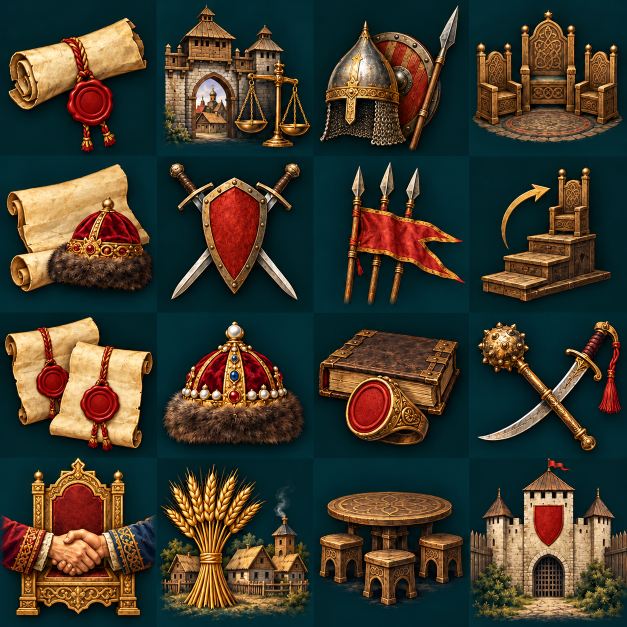
#> input picture gfx/interface/rip_government/source/atlas.png, 1254 x 1254 px (shown at 1/2 size)
$ python build_ruthenian_government_ui.py
#> lines starting #> are read from the running program, lines starting #| are printed output that depends on the picture
### tools/build_kru_rada.py
"""Build the Rada of Three Estates of the Kyivan Confederation: six reforms, the pair logic and the States General sides.

The Rada is the vanilla FACTION mechanic (common/factions/RIP_kru_factions.txt: knyazi, boyary, starshyna) plus, with Res Publica or Winds
of Change, the native States General bar. The author's rule for that bar, 18 October 2026:

    the faction that is SECOND by influence stands on the LEFT of the bar, the DOMINANT faction on the RIGHT.

The bar's two ends are fixed by the reform that is held: the first block of `states_general_mechanic` is the left end, the second the
right end, whatever they are called (the UZH Palanok bar works that way, observed in the game). A bar whose ends follow the factions
therefore needs one reform for every ordered pair (second, dominant): 3 x 2 = 6. The three older reform ids are kept, so a save keeps
loading, and three are added. All six are one government under one name, "Rada of Three Estates": the script swaps between them as the
pair changes, exactly as the three-id version did.

    reform id                                                     left (second)   right (dominant)
    ruthenian_factional_empire_reform                             boyary          knyazi        (the id of a new Confederation)
    ruthenian_factional_empire_princes_hetmans_reform             knyazi          starshyna
    ruthenian_factional_empire_boyars_hetmans_reform              boyary          starshyna
    ruthenian_factional_empire_princes_boyars_reform              knyazi          boyary
    ruthenian_factional_empire_hetmans_princes_reform             starshyna       knyazi
    ruthenian_factional_empire_hetmans_boyars_reform              starshyna       boyary

What this writes (all of it generated, compare with --check):
  common/government_reforms/RIP_KRU_rada_reforms.txt        the six reforms
  common/scripted_triggers/kru_rada_triggers.txt            the holder test, "A is ahead of B" ladders, the six pair tests, the leader's grip
  common/scripted_effects/kru_rada_effects.txt              the rank, reform swap and bar effects
  interface/rip_kru_rada.gfx                                the three side sprites (GFX_kru_rada_<faction>, two frames: out of power / in power)
  gfx/interface/rip_government/kru_rada_<faction>.dds       their textures, made from the faction emblems
  localisation/replace/zzzz_rip_kru_rada_l_<language>.yml   side names, descriptions and tooltips (English text in all four languages)

How a bar position is chosen (kru_rada_bar_effect): the bar is centred and then moved to the right by the leader's grip: influence 50 gives a
quarter, 55 a half, 60 three quarters, less than 50 nothing - the Rada is contested and nobody holds the floor. Side modifiers apply to the
side that is in power, so the leader's bloc gets its floor modifiers from 50 influence and the runner-up's bloc gets none until it overtakes.
The vanilla faction mechanic still gives the faction in power its own modifier, and the runner-up keeps its junior voice from 38 influence.

Comparing two factions' influence has no trigger of its own. "A is ahead of B" is the ladder  OR over N = 2, 4 .. 100 of
(influence of A >= N and not influence of B >= N)  - the two-point steps make a gap of one point a tie, and a tie keeps the runner-up the
Rada already had (flag kru_rada_second_<faction>), or else the order knyazi, boyary, starshyna, so the pair does not flap.
"""
from pathlib import Path
import argparse
import struct
import sys

ROOT = Path(__file__).resolve().parents[1]
LANGUAGES = ('english', 'french', 'german', 'spanish')

try:
    from PIL import Image, ImageFilter
    import numpy as np
    _art_deps_err = None
except ModuleNotFoundError as _err:
    Image = None
    ImageFilter = None
    np = None
    _art_deps_err = _err

# key, faction id, name, word in reform ids, floor modifiers (what the bloc gives while it holds the floor), what the bloc stands for
FACTIONS = (
    ('knyazi', 'kru_knyazi', 'Knyazi', 'princes',
     (('legitimacy', 0.5), ('diplomatic_reputation', 0.5), ('vassal_forcelimit_bonus', 0.05)),
     'dynastic standing, diplomacy and the service of dependent princes'),
    ('boyary', 'kru_boyary', 'Boyary', 'boyars',
     (('global_tax_modifier', 0.05), ('stability_cost_modifier', -0.05), ('advisor_cost', -0.05)),
     'office, landed rights and the treasury'),
    ('starshyna', 'kru_starshyna', 'Starshyna', 'hetmans',
     (('discipline', 0.01), ('land_morale', 0.05), ('manpower_recovery_speed', 0.1)),
     'regimental appointments, the register and the rights of the host'),
)
KEYS = [f[0] for f in FACTIONS]
BY_KEY = {f[0]: f for f in FACTIONS}
LEGACY_DEFAULT = ('boyary', 'knyazi')       # (second, leader) of the id that a new Confederation starts with


def reform_id(second, lead):
    if (second, lead) == LEGACY_DEFAULT:
        return 'ruthenian_factional_empire_reform'
    return f'ruthenian_factional_empire_{BY_KEY[second][3]}_{BY_KEY[lead][3]}_reform'


PAIRS = [(second, lead) for lead in KEYS for second in KEYS if second != lead]
REFORM_IDS = [reform_id(second, lead) for second, lead in PAIRS]
THIRD = {(second, lead): next(k for k in KEYS if k not in (second, lead)) for second, lead in PAIRS}
STEPS = range(2, 101, 2)
GRIP = ((60, 0.75), (55, 0.5), (50, 0.25))      # leader's influence -> how far the bar moves to the right


def fmt(value):
    return repr(float(value)).rstrip('0').rstrip('.') if float(value) != int(value) else str(int(value))


# ------------------------------------------------------------------------------------------------ reforms --------------------

# [219 lines left out: functions side_block, reform_text, reforms_file, triggers_file, effects_file, sprite_strip, not called in this run]


SIDE_TEXT = {
    'knyazi': ('The princely houses hold the floor of the Rada. Their agenda - {stands} - prevails while they lead it with at least 50 influence.'),
    'boyary': ('The boyar houses hold the floor of the Rada. Their agenda - {stands} - prevails while they lead it with at least 50 influence.'),
    'starshyna': ('The Cossack officers hold the floor of the Rada. Their agenda - {stands} - prevails while they lead it with at least 50 influence.'),
}


# Vanilla keys the Rada has to correct, English only (the vanilla French, German and Spanish texts stay; the mod's own English fallback must not
# overwrite a translation of a vanilla key). Both were seen in EU4 1.37.5 on 2026-10-20:
#  - STATISTS_DRO ends the tooltip of the LEFT end of every States General bar, because the engine calls that end "statists":
#    "When $NAME$ are in power we will get new rulers elected every 4 years, but no ruler can hold more than 1 term at a time." On the Rada's left
#    end - the faction that is second by influence - that is false, so it says what the bar does instead. The Dutch republic's own tooltip loses
#    the sentence about elections, which the reform's own text still gives.
#  - REFORM_DESELECTED_* is the window "Government Reform abolished ... no longer being viable" that the engine shows to the player every time the
#    Rada swaps one of its six reforms for another (add_government_reform replaces the reform of the same tier). The Rada has not been abolished, a
#    reform of the same name takes its place, so the window says that the reform ended and where the new one is.
VANILLA_OVERRIDES = (
    ('STATISTS_DRO', 1, '$NAME$ hold the left of the bar. The modifiers above apply while the bar rests on their side.'),
    ('REFORM_DESELECTED_TITLE', 0, 'Government Reform ended'),
    ('REFORM_DESELECTED_DESC', 2, 'Changes in your Country have ended the Reform $REFORM|Y$: it is no longer in force. If another reform now stands in its place, it is shown in the Government window.'),
)


# [92 lines left out: functions localisation, gfx_text, text_outputs, write_bytes, main, not called in this run]


# [2 lines that do not run on import are left out]

### tools/build_ruthenian_government_ui.py
"""Build government sprites, native power widgets and owned localisation.

Raster artwork: checked-in imagegen sources; cropping/resizing is asset packaging.
English fallback strings in non-English languages are intentional, not translations.
"""
from pathlib import Path
import argparse
import sys
import re
from collections import deque
from PIL import Image, ImageDraw

ROOT = Path(__file__).resolve().parents[1]
sys.path.insert(0, str(Path(__file__).resolve().parent))
from build_kru_rada import REFORM_IDS  # noqa: E402
CHECK = argparse.ArgumentParser()
CHECK.add_argument('--check', action='store_true')
ARGS = CHECK.parse_args()

def emit(path, data, bom=False):
    path = ROOT / path
    payload = (('\ufeff' if bom else '') + data).encode('utf-8')
    if ARGS.check:
        assert path.read_bytes() == payload, f'Stale: {path}'
    else:
        path.parent.mkdir(parents=True, exist_ok=True)
        path.write_bytes(payload)

NAMES = ['siversk_charter','siversk_towns','siversk_retinue','kyiv_snem',
         'kyiv_udil','kyiv_druzhyna','kyiv_levy','kyiv_rota',
         'kyiv_grants','knyazi','boyary','starshyna',
         'concord','gathering','prosperity','rada','siversk_principality']

ICONS = [
    ('concord', 0, 3), ('gathering', 1, 3), ('prosperity', 1, 3),
    ('kyiv_levy', 2, 1), ('kyiv_rota', 3, 1), ('kyiv_grants', 0, 2),
    ('knyazi', 1, 2), ('boyary', 2, 2), ('starshyna', 3, 2),
    ('siversk_charter', 0, 0), ('siversk_towns', 0, 0),
    ('siversk_retinue', 0, 0), ('kyiv_snem', 0, 0),
    ('kyiv_udil', 0, 0), ('kyiv_druzhyna', 0, 0),
]
ART = {'siversk_charter': 'charter', 'siversk_towns': 'towns',
       'siversk_retinue': 'druzhyna', 'kyiv_snem': 'snem',
       'kyiv_udil': 'charter', 'kyiv_druzhyna': 'druzhyna',
       'kyiv_levy': 'druzhyna', 'kyiv_rota': 'snem',
       'kyiv_grants': 'charter', 'concord': 'concord', 'prosperity': 'prosperity'}
atlas = Image.open(ROOT/'gfx/interface/rip_government/source/atlas.png').convert('RGBA')
ROWS = (0, .25, .5, .732, 1)
sprites = []
preview = Image.new('RGB', (640, 180), '#16292b')
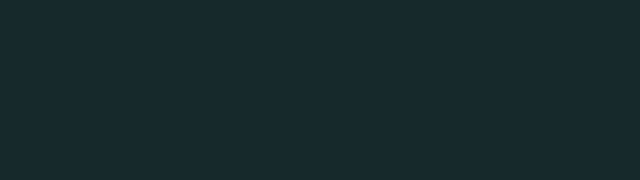
#> preview: PIL image 640x180 RGB; mean R, G, B 22, 41, 43
draw = ImageDraw.Draw(preview)
def remove_atlas_background(image):
    pixels = image.load()
    width, height = image.size
    background = pixels[0, 0][:3]
    visited = bytearray(width * height)
    pending = deque()

    def enqueue(x, y):
        index = y * width + x
        if not visited[index]:
            visited[index] = 1
            pending.append(index)

    for x in range(width):
        enqueue(x, 0)
        enqueue(x, height - 1)
    for y in range(1, height - 1):
        enqueue(0, y)
        enqueue(width - 1, y)

    while pending:
        index = pending.popleft()
        x, y = index % width, index // width
        red, green, blue, alpha = pixels[x, y]
        if max(abs(red - background[0]), abs(green - background[1]),
               abs(blue - background[2])) > 24:
            continue
        pixels[x, y] = (red, green, blue, 0)
        if x:
            enqueue(x - 1, y)
        if x + 1 < width:
            enqueue(x + 1, y)
        if y:
            enqueue(x, y - 1)
        if y + 1 < height:
            enqueue(x, y + 1)
    return image

for i, (name, x, y) in enumerate(ICONS):
    tile = atlas.crop((round(x*atlas.width/4), round(ROWS[y]*atlas.height),
                       round((x+1)*atlas.width/4), round(ROWS[y+1]*atlas.height)))
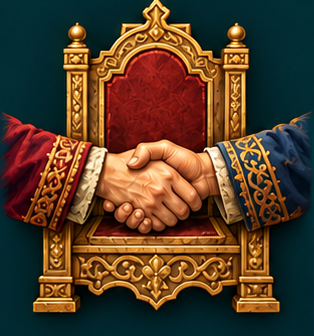
#> tile: PIL image 314x336 RGBA; mean R, G, B, A 84.8, 62.5, 40.9, 255
    if name in ART:
        tile = Image.open(ROOT/f'gfx/interface/rip_government/source/{ART[name]}.png').convert('RGBA')
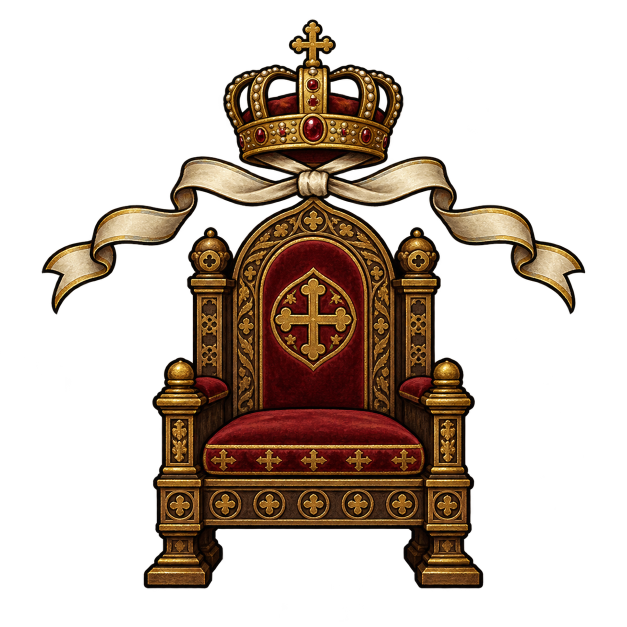
#> input picture gfx/interface/rip_government/source/concord.png, 1254 x 1254 px (shown at 1/2 size)
#> tile is the input picture: PIL image 1254x1254 RGBA; mean R, G, B, A 33.8, 21, 10.9, 83.7
    else:
        tile = remove_atlas_background(tile)
    icon = tile.resize((72,72), Image.Resampling.LANCZOS)
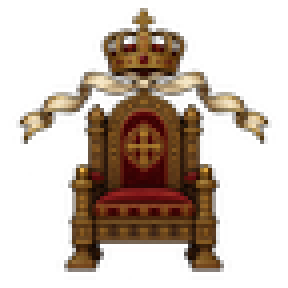
#> icon: PIL image 72x72 RGBA (shown 4 times larger); mean R, G, B, A 38.8, 24.5, 12.2, 83.8; transparent parts drawn white
    # Native 72x72 footprint; source PNG alpha is preserved for new emblems.
    if name not in ('knyazi', 'boyary', 'starshyna'):
        path = ROOT/f'gfx/interface/rip_government/{name}.dds'
        if ARGS.check:
            assert icon.getpixel((0, 0))[3] == 0
            assert Image.open(path).convert('RGBA').tobytes() == icon.tobytes(), path
        else:
            icon.save(path)
    preview_icon = icon.resize((64,64), Image.Resampling.LANCZOS)
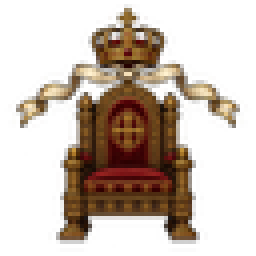
#> preview_icon: PIL image 64x64 RGBA (shown 4 times larger); mean R, G, B, A 40.1, 25.7, 13.4, 83.7; transparent parts drawn white
    preview_x, preview_y = i % 4, i // 4
    preview.paste(preview_icon, (preview_x*160+48, preview_y*90),
                  preview_icon.getchannel('A'))
#> (the run stopped early here; a loop or call above may not have finished)
